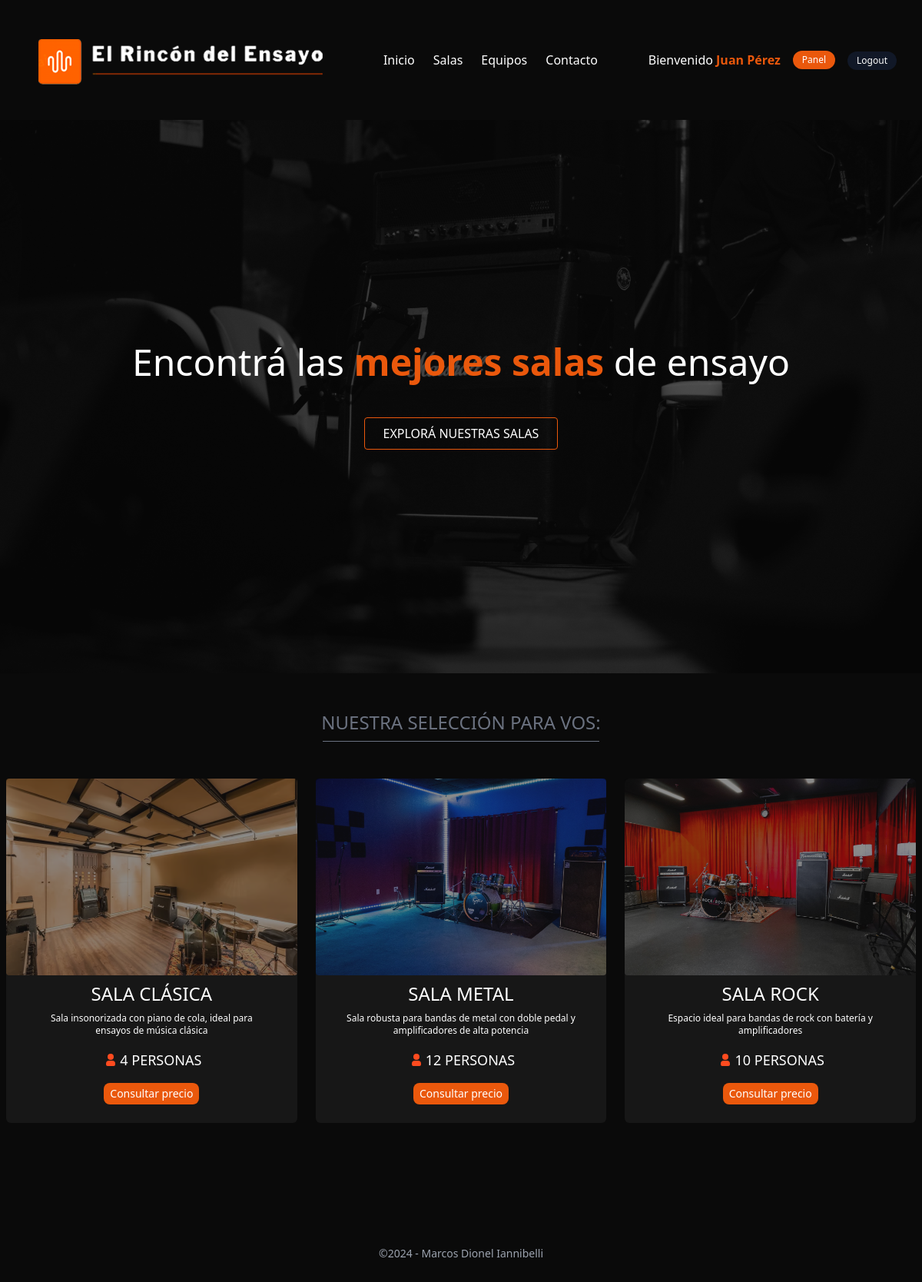
/pages/inicio.php (signed in), run on the app's committed database.
### tables this page shows
CREATE TABLE salas (
    id_sala INT AUTO_INCREMENT PRIMARY KEY,
    nombre VARCHAR(100) NOT NULL,
    descripcion TEXT,
    capacidad INT NOT NULL,
    precio_hora DECIMAL(10, 2) NOT NULL,
    direccion VARCHAR(255) NOT NULL,
    foto VARCHAR(255)
);

### components/salas/mostrar-destacadas.php (the view)
<?php
require_once("../db/config/config.php");
if ($db != NULL) {
  $query = "SELECT * FROM salas ORDER BY precio_hora DESC LIMIT 3";
  $result = mysqli_query($db, $query);
  while ($row = mysqli_fetch_array($result)) {
    print "
          <div class='px-2 mt-4 md:mt-0'>
          <div class='flex flex-col gap-x-6 justify-center items-center bg-neutral-900 rounded-md pb-6'>
          <figure>
            <img src=$row[foto] alt=$row[nombre] class='w-full h-64 object-cover rounded opacity-50 hover:opacity-100 duration-500'/>
          </figure>
              <h2 class='mt-2 text-white uppercase text-2xl font-light'>$row[nombre]</h2>
              <p class='text-white text-xs max-w-[300px] text-center my-2'>$row[descripcion]</p>
              <div class='flex mt-2 items-center'>
              <svg class='w-6 h-6 text-gray-800 dark:text-white' aria-hidden='true' xmlns='http://www.w3.org/2000/svg' width='24' height='24' fill='#ff4b1f' viewBox='0 0 24 24'>
<path fill-rule='evenodd' d='M12 4a4 4 0 1 0 0 8 4 4 0 0 0 0-8Zm-2 9a4 4 0 0 0-4 4v1a2 2 0 0 0 2 2h8a2 2 0 0 0 2-2v-1a4 4 0 0 0-4-4h-4Z' clip-rule='evenodd'/>
</svg>
                <span class='text-white uppercase text-lg font-medium'>$row[capacidad] PERSONAS</span>
                </div>
                <a href='../../pages/contacto.php' class='text-white text-sm bg-orange-600 hover:bg-orange-700 duration-500 py-1 px-2 rounded-lg mt-4'>Consultar precio</a>
            </div>
          </div>
        ";
  }
}
?>

### data on the page
salas: foto (picture), nombre "SALA CLÁSICA", descripcion "Sala insonorizada con piano de cola, ideal para ensayos de música clásica", capacidad "4"
salas: foto (picture), nombre "SALA METAL", descripcion "Sala robusta para bandas de metal con doble pedal y amplificadores de alta potencia", capacidad "12"
salas: foto (picture), nombre "SALA ROCK", descripcion "Espacio ideal para bandas de rock con batería y amplificadores", capacidad "10"

### other printed values
$_SESSION['nombre'] "Juan Pérez"
